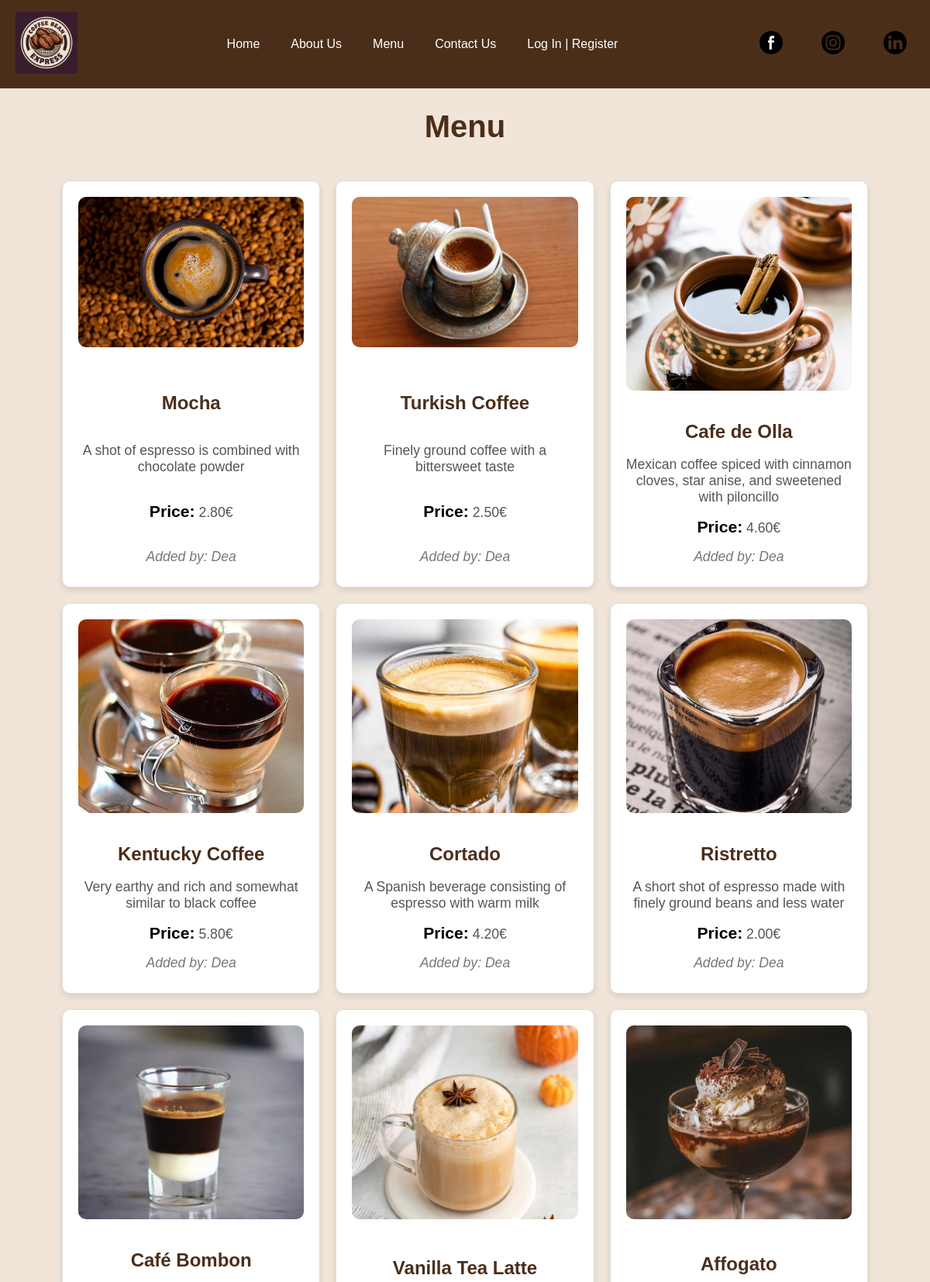
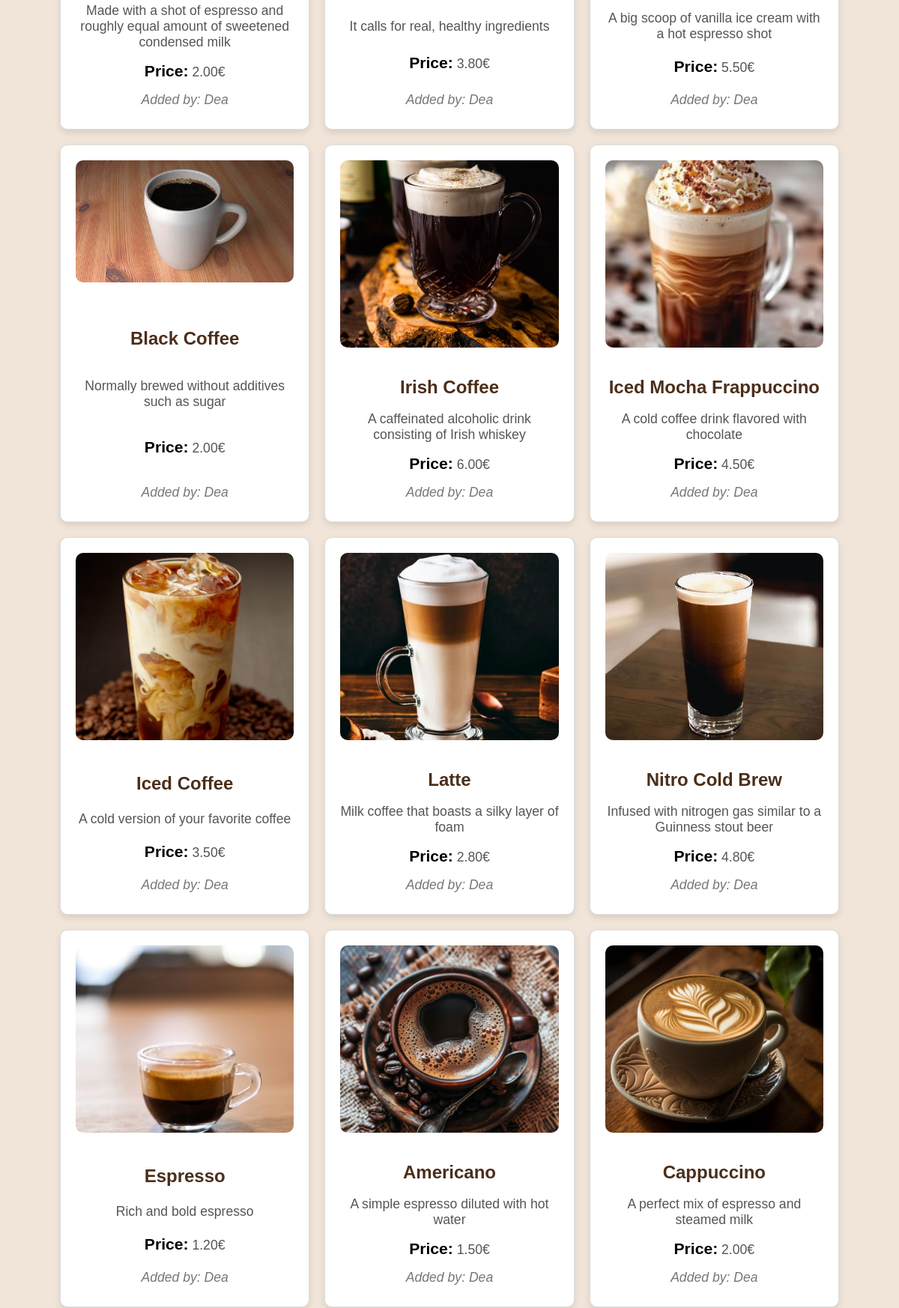
Page /menu.php (upper part) on the committed database (2 pictures, top to bottom).
### tables this page shows
CREATE TABLE `products` (
  `id` int(11) NOT NULL,
  `name` varchar(255) NOT NULL,
  `description` text NOT NULL,
  `price` decimal(10,2) NOT NULL,
  `image` varchar(255) NOT NULL,
  `created_by` int(11) NOT NULL,
  `created_at` timestamp NOT NULL DEFAULT current_timestamp()
);

CREATE TABLE `users` (
  `id` int(11) NOT NULL,
  `username` varchar(100) NOT NULL,
  `email` varchar(100) NOT NULL,
  `password` varchar(255) NOT NULL,
  `role` enum('admin','user') DEFAULT 'user',
  `created_at` timestamp NOT NULL DEFAULT current_timestamp()
);

### menu.php (the view, shortened to what this page needs)
<!DOCTYPE html>
<html lang="en">
<head>
    <link rel="stylesheet" href="menu.css">
</head>
<body>
<?php
    include 'header.php';
    ?>
<?php
$db = new DatabaseConnection();
$conn = $db->startConnection();
$sql = "SELECT products.*, users.username FROM products
        JOIN users ON products.created_by = users.id
        ORDER BY products.created_at DESC";
$result = mysqli_query($conn, $sql);
?>
<!DOCTYPE html>
<html lang="en">
<head>
    <link rel="stylesheet" href="menu.css">
</head>
<body>
<h1>Menu</h1>
<div class="menu">
    <?php
    if (mysqli_num_rows($result) > 0) {
        while ($row = mysqli_fetch_assoc($result)) {
            echo '<div class="menu-item">';
            echo '<img src="' . $row["image"] . '" alt="' . $row["name"] . '">';
            echo '<h3>' . $row["name"] . '</h3>';
            echo '<p>' . $row["description"] . '</p>';
            echo '<p><strong>Price:</strong> ' . $row["price"] . '€</p>';
            echo '<p><em>Added by: ' . $row["username"] . '</em></p>';
            echo '</div>';
        }
    } else {
        echo "<p>No products available.</p>";
    }
    ?>
</div>
</body>
</html>

### menu.css (style rules this page uses)
*, *::before, *::after { box-sizing: border-box; }
body { font-family: Arial, sans-serif; margin: 0; padding: 0; background-color: #f0e5d8; display: flex; flex-direction: column; height: 100vh; }
body > h1 { text-align: center; color: #4b2e1a; font-size: 2.5em; }
.menu { display: grid; grid-template-columns: repeat(auto-fit, minmax(300px, 1fr)); gap: 20px; padding: 20px; width: 90%; margin: 0 auto; justify-items: center; }
.menu-item { background-color: #fff; border: 1px solid #ddd; border-radius: 10px; box-shadow: 0 4px 8px rgba(0, 0, 0, 0.1); padding: 20px; text-align: center; display: flex; flex-direction: column; justify-content: space-between; width: 100%; max-width: 400px; }
.menu-item img { width: 100%; max-height: 250px; object-fit: cover; border-radius: 10px; margin-bottom: 15px; }
.menu-item h3 { font-size: 1.5em; color: #4b2e1a; margin-bottom: 10px; }
.menu-item p { color: #555; font-size: 1.1em; margin: 8px 0; }
.menu-item strong { color: #000; font-weight: bold; font-size: 1.2em; }
.menu-item em { color: #777; font-size: 1em; }
html, body { height: 100%; }

### rows in the picture
products: image (picture), name "Mocha", description "A shot of espresso is combined with chocolate powder", price "2.80", created_by.username "Dea"
products: image (picture), name "Turkish Coffee", description "Finely ground coffee with a bittersweet taste", price "2.50", created_by.username "Dea"
products: image (picture), name "Cafe de Olla", description "Mexican coffee spiced with cinnamon cloves, star anise, and sweetened with piloncillo", price "4.60", created_by.username "Dea"
products: image+name (picture), name "Kentucky Coffee", description "Very earthy and rich and somewhat similar to black coffee", price "5.80", created_by.username "Dea"
products: image (picture), name "Cortado", description "A Spanish beverage consisting of espresso with warm milk", price "4.20", created_by.username "Dea"
products: image (picture), name "Ristretto", description "A short shot of espresso made with finely ground beans and less water", price "2.00", created_by.username "Dea"
products: image (picture), name "Café Bombon", description "Made with a shot of espresso and roughly equal amount of sweetened condensed milk", price "2.00", created_by.username "Dea"
products: image+name (picture), name "Vanilla Tea Latte", description "It calls for real, healthy ingredients", price "3.80", created_by.username "Dea"
products: image (picture), name "Affogato", description "A big scoop of vanilla ice cream with a hot espresso shot", price "5.50", created_by.username "Dea"
products: image (picture), name "Black Coffee", description "Normally brewed without additives such as sugar", price "2.00", created_by.username "Dea"
products: image (picture), name "Irish Coffee", description "A caffeinated alcoholic drink consisting of Irish whiskey", price "6.00", created_by.username "Dea"
products: image+name (picture), name "Iced Mocha Frappuccino", description "A cold coffee drink flavored with chocolate", price "4.50", created_by.username "Dea"
products: image (picture), name "Iced Coffee", description "A cold version of your favorite coffee", price "3.50", created_by.username "Dea"
products: image (picture), name "Latte", description "Milk coffee that boasts a silky layer of foam", price "2.80", created_by.username "Dea"
products: image (picture), name "Nitro Cold Brew", description "Infused with nitrogen gas similar to a Guinness stout beer", price "4.80", created_by.username "Dea"
products: image+name (picture), name "Espresso", description "Rich and bold espresso", price "1.20", created_by.username "Dea"
products: image (picture), name "Americano", description "A simple espresso diluted with hot water", price "1.50", created_by.username "Dea"
products: image (picture), name "Cappuccino", description "A perfect mix of espresso and steamed milk", price "2.00", created_by.username "Dea"
